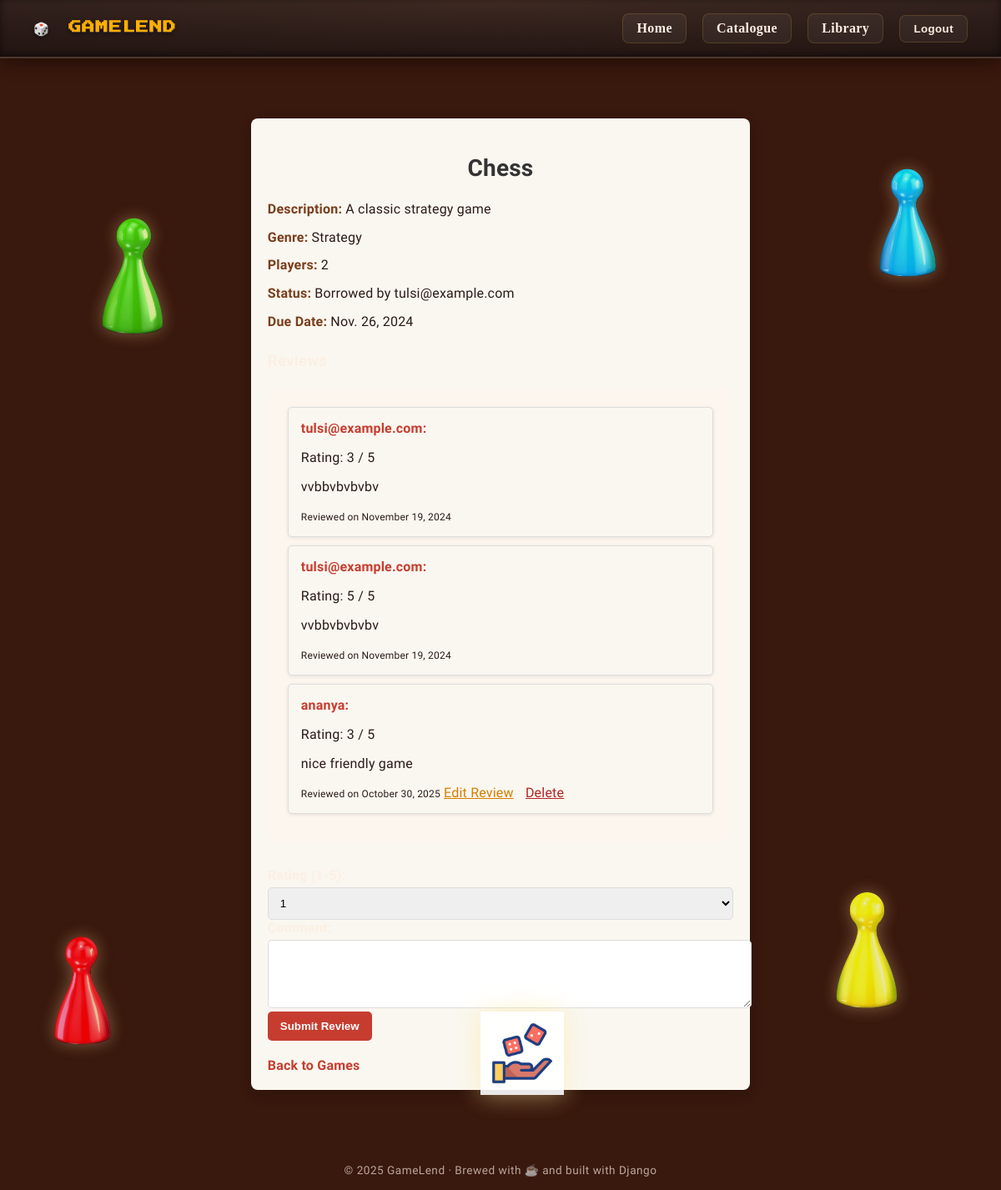
Screenshot of /games/1/ (signed in) with the database file from the repository.
### games/models.py (models this page shows, shortened)
class BoardGame(models.Model):
    title = models.CharField(max_length=100)
    description = models.TextField()
    genre = models.CharField(max_length=50)
    player_count = models.IntegerField()
    borrowed_by = models.ForeignKey(User, on_delete=models.SET_NULL, null=True, blank=True, related_name='borrowed_games')
    borrowed_date = models.DateField(null=True, blank=True)
    due_date = models.DateField(null=True, blank=True)
    return_date = models.DateTimeField(null=True, blank=True)
    is_available = models.BooleanField(default=True)  # Indicates if the game is available for borrowing

class Review(models.Model):
    game = models.ForeignKey(BoardGame, on_delete=models.CASCADE, related_name='reviews')
    user = models.ForeignKey(User, on_delete=models.CASCADE, related_name='reviews')
    rating = models.PositiveSmallIntegerField(choices=[(i, i) for i in range(1, 6)])  # Rating from 1 to 5
    comment = models.TextField()
    created_at = models.DateTimeField(auto_now_add=True)

### games/views.py (the view)
# urls.py: path('<int:game_id>/', views.game_detail, name='game_detail'),
@login_required
def game_detail(request, game_id):
    game = get_object_or_404(BoardGame, id=game_id)
    reviews = game.reviews.all()
    return render(request, 'games/game_detail.html', {'game': game, 'reviews': reviews})

### games/templates/games/game_detail.html (shortened to what this page needs)
{% extends "games/base.html" %}
{% block content %}
<div class="game-container">
    <h2>{{ game.title }}</h2>
    <div class="game-info">
        <p><strong>Description:</strong> {{ game.description }}</p>
        <p><strong>Genre:</strong> {{ game.genre }}</p>
        <p><strong>Players:</strong> {{ game.player_count }}</p>
        <p><strong>Status:</strong>
            {% if game.is_available %}
                Available
            {% else %}
                Borrowed by {{ game.borrowed_by.username }}
            {% endif %}
        </p>
        <p><strong>Due Date:</strong>
            {% if game.due_date %}
                {{ game.due_date|date:"M. d, Y" }}
            {% else %}
                N/A
            {% endif %}
        </p>
    </div>
    <h3>Reviews</h3>
    <div class="reviews-section">
        {% if game.reviews.count > 0 %}
            {% for review in game.reviews.all %}
                <div class="review-item">
                    <strong>{{ review.user.username }}:</strong>
                    <p>Rating: {{ review.rating }} / 5</p>
                    <p>{{ review.comment }}</p>
                    <small>Reviewed on {{ review.created_at|date:"F j, Y" }}</small>
                   {% if review.user == user or user.is_superuser %}
    <a href="{% url 'edit_review' review.id %}" class="button">Edit Review</a>
    <a href="{% url 'delete_review' review.id %}" class="button" style="color:#b22222; margin-left:10px;">Delete</a>
{% endif %}
                </div>
            {% endfor %}
        {% else %}
            <p>No reviews yet.</p>
        {% endif %}
    </div>
    {% if user.is_authenticated %}
    <div class="review-form">
       <form method="POST" action="{% if review %}{% url 'edit_review' review.id %}{% else %}{% url 'add_review' game.id %}{% endif %}">
            <label for="rating">Rating (1-5):</label>
            <select id="rating" name="rating" required>
                <option value="1" {% if review and review.rating == 1 %}selected{% endif %}>1</option>
            </select>
            <label for="comment">Comment:</label>
            <textarea id="comment" name="comment" rows="4" required>{{ review.comment|default:'' }}</textarea>
            <button type="submit">
                {% if review %}Save Changes{% else %}Submit Review{% endif %}
            </button>
        </form>
    </div>
    {% endif %}
    <a href="{% url 'game_list' %}" class="back-link">Back to Games</a>
</div>
{% endblock %}

### games/templates/games/base.html (style rules this page uses)
:root { --bg-dark: #39180d; --bg-card: #39180d; --bg-hover: #39180d; --accent: #ffb703; --accent-hover: #f4a261; --text-light: #fcefe3; }
body { margin: 0; padding: 0; font-family: 'Chakra Petch', sans-serif; background-color: var(--bg-dark); color: var(--text-light); display: flex; flex-direction: column; min-height: 100vh; letter-spacing: 0.2px; }
.reviews-section { background-color: #fdf6ef; border-radius: 10px; padding: 1.5rem; color: #2b1b17; }
.review-item { background: #fffaf3; border: 1px solid rgba(0, 0, 0, 0.1); border-radius: 8px; padding: 1rem; margin-bottom: 1rem; color: #2b1b17; box-shadow: 0 2px 6px rgba(0, 0, 0, 0.1); }
.review-item strong { color: #7a3e1d; font-weight: 600; }
.review-item a { color: #d67d00; text-decoration: underline; font-weight: 500; }
.game-info { color: #2b1b17; line-height: 1.6; font-size: 1rem; margin-bottom: 1.5rem; }
.game-info strong { color: #7a3e1d; font-weight: 600; }
.reviews-section h3, .reviews-section h2, .reviews-section p, .reviews-section small { color: #2b1b17 !important; }

### games/templates/games/game_detail.html (style rules this page uses)
.game-container { max-width: 800px; margin: 40px auto; padding: 20px; background-color: #FAF7F0; border-radius: 8px; box-shadow: 0px 5px 15px rgba(0, 0, 0, 0.2); }
h2 { font-size: 28px; color: #333; text-align: center; margin-bottom: 20px; }
.game-info p { margin: 8px 0; }
.reviews-section { margin-top: 20px; }
.review-item { border: 1px solid #ddd; padding: 15px; margin-bottom: 10px; border-radius: 5px; background-color: #FAF7F0; box-shadow: 0px 1px 4px rgba(0, 0, 0, 0.1); }
.review-item strong { color: #C63D2F; }
.review-item small { color: #999; font-size: 12px; }
.review-form { margin-top: 30px; }
.review-form label { font-weight: bold; font-size: 16px; }
.review-form textarea, .review-form select { width: 100%; padding: 10px; margin-top: 5px; border: 1px solid #ddd; border-radius: 5px; }
.review-form button { background-color: #C63D2F; color: white; padding: 10px 15px; border-radius: 5px; font-weight: bold; border: none; cursor: pointer; transition: background-color 0.3s ease; }
.back-link { display: inline-block; margin-top: 20px; color: #C63D2F; font-weight: bold; text-decoration: none; }

### rows the page displays
BoardGame: title "Chess", description "A classic strategy game", genre "Strategy", player_count "2", borrowed_by.username "tulsi@example.com", due_date "Nov. 26, 2024"
Review: user.username "tulsi@example.com", rating "3", comment "vvbbvbvbvbv", created_at "November 19, 2024"
Review: user.username "tulsi@example.com", rating "5", comment "vvbbvbvbvbv", created_at "November 19, 2024"
Review: user.username "ananya", rating "3", comment "nice friendly game", created_at "October 30, 2025", shows "Edit Review"
